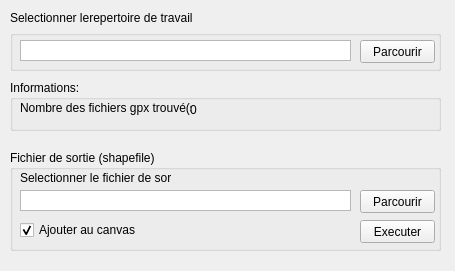
<?xml version="1.0" encoding="UTF-8"?>
<ui version="4.0">
 <class>gpx_shp</class>
 <widget class="QDialog" name="gpx_shp">
  <property name="geometry">
   <rect>
    <x>0</x>
    <y>0</y>
    <width>455</width>
    <height>271</height>
   </rect>
  </property>
  <property name="windowTitle">
   <string>REGROUPEMENT &amp; CONVERTIR GPX en SHP</string>
  </property>
  <widget class="QDialogButtonBox" name="button_box">
   <property name="geometry">
    <rect>
     <x>60</x>
     <y>510</y>
     <width>341</width>
     <height>32</height>
    </rect>
   </property>
   <property name="orientation">
    <enum>Qt::Horizontal</enum>
   </property>
   <property name="standardButtons">
    <set>QDialogButtonBox::Cancel|QDialogButtonBox::Ok</set>
   </property>
  </widget>
  <widget class="QGroupBox" name="grb_Layer">
   <property name="geometry">
    <rect>
     <x>10</x>
     <y>30</y>
     <width>431</width>
     <height>41</height>
    </rect>
   </property>
   <property name="title">
    <string/>
   </property>
   <widget class="QPushButton" name="btn_RepgpxOuvrir">
    <property name="geometry">
     <rect>
      <x>350</x>
      <y>10</y>
      <width>75</width>
      <height>23</height>
     </rect>
    </property>
    <property name="text">
     <string>Parcourir</string>
    </property>
   </widget>
   <widget class="QTextEdit" name="rep_travail">
    <property name="geometry">
     <rect>
      <x>10</x>
      <y>10</y>
      <width>331</width>
      <height>21</height>
     </rect>
    </property>
    <property name="contextMenuPolicy">
     <enum>Qt::DefaultContextMenu</enum>
    </property>
    <property name="acceptDrops">
     <bool>true</bool>
    </property>
    <property name="frameShape">
     <enum>QFrame::StyledPanel</enum>
    </property>
    <property name="lineWidth">
     <number>1</number>
    </property>
    <property name="verticalScrollBarPolicy">
     <enum>Qt::ScrollBarAlwaysOff</enum>
    </property>
   </widget>
  </widget>
  <widget class="QGroupBox" name="grb_Echelle">
   <property name="geometry">
    <rect>
     <x>10</x>
     <y>80</y>
     <width>431</width>
     <height>51</height>
    </rect>
   </property>
   <property name="title">
    <string>Informations:</string>
   </property>
   <widget class="QLabel" name="label_5">
    <property name="geometry">
     <rect>
      <x>10</x>
      <y>20</y>
      <width>171</width>
      <height>16</height>
     </rect>
    </property>
    <property name="text">
     <string>Nombre des fichiers gpx trouvé(s)</string>
    </property>
   </widget>
   <widget class="QLabel" name="lbl_Events">
    <property name="geometry">
     <rect>
      <x>180</x>
      <y>20</y>
      <width>191</width>
      <height>20</height>
     </rect>
    </property>
    <property name="text">
     <string>0</string>
    </property>
   </widget>
  </widget>
  <widget class="QGroupBox" name="groupBox">
   <property name="geometry">
    <rect>
     <x>10</x>
     <y>150</y>
     <width>431</width>
     <height>101</height>
    </rect>
   </property>
   <property name="title">
    <string>Fichier de sortie (shapefile)</string>
   </property>
   <widget class="QTextEdit" name="rep_shpSave">
    <property name="geometry">
     <rect>
      <x>10</x>
      <y>40</y>
      <width>331</width>
      <height>21</height>
     </rect>
    </property>
    <property name="contextMenuPolicy">
     <enum>Qt::DefaultContextMenu</enum>
    </property>
    <property name="acceptDrops">
     <bool>true</bool>
    </property>
    <property name="frameShape">
     <enum>QFrame::StyledPanel</enum>
    </property>
    <property name="lineWidth">
     <number>1</number>
    </property>
    <property name="verticalScrollBarPolicy">
     <enum>Qt::ScrollBarAlwaysOff</enum>
    </property>
   </widget>
   <widget class="QLabel" name="label_15">
    <property name="geometry">
     <rect>
      <x>10</x>
      <y>20</y>
      <width>151</width>
      <height>16</height>
     </rect>
    </property>
    <property name="text">
     <string>Selectionner le fichier de sortie</string>
    </property>
   </widget>
   <widget class="QPushButton" name="btn_RepshpSave">
    <property name="geometry">
     <rect>
      <x>350</x>
      <y>40</y>
      <width>75</width>
      <height>23</height>
     </rect>
    </property>
    <property name="text">
     <string>Parcourir</string>
    </property>
   </widget>
   <widget class="QCheckBox" name="chbxCanvas">
    <property name="geometry">
     <rect>
      <x>10</x>
      <y>70</y>
      <width>141</width>
      <height>20</height>
     </rect>
    </property>
    <property name="text">
     <string>Ajouter au canvas</string>
    </property>
    <property name="checked">
     <bool>true</bool>
    </property>
   </widget>
   <widget class="QPushButton" name="btn_Executer">
    <property name="geometry">
     <rect>
      <x>350</x>
      <y>70</y>
      <width>75</width>
      <height>23</height>
     </rect>
    </property>
    <property name="text">
     <string>Executer</string>
    </property>
   </widget>
  </widget>
  <widget class="QLabel" name="label_19">
   <property name="geometry">
    <rect>
     <x>10</x>
     <y>10</y>
     <width>211</width>
     <height>16</height>
    </rect>
   </property>
   <property name="text">
    <string>Selectionner lerepertoire de travail</string>
   </property>
  </widget>
 </widget>
 <resources/>
 <connections>
  <connection>
   <sender>button_box</sender>
   <signal>accepted()</signal>
   <receiver>gpx_shp</receiver>
   <slot>accept()</slot>
   <hints>
    <hint type="sourcelabel">
     <x>20</x>
     <y>20</y>
    </hint>
    <hint type="destinationlabel">
     <x>20</x>
     <y>20</y>
    </hint>
   </hints>
  </connection>
  <connection>
   <sender>button_box</sender>
   <signal>rejected()</signal>
   <receiver>gpx_shp</receiver>
   <slot>reject()</slot>
   <hints>
    <hint type="sourcelabel">
     <x>20</x>
     <y>20</y>
    </hint>
    <hint type="destinationlabel">
     <x>20</x>
     <y>20</y>
    </hint>
   </hints>
  </connection>
 </connections>
</ui>
